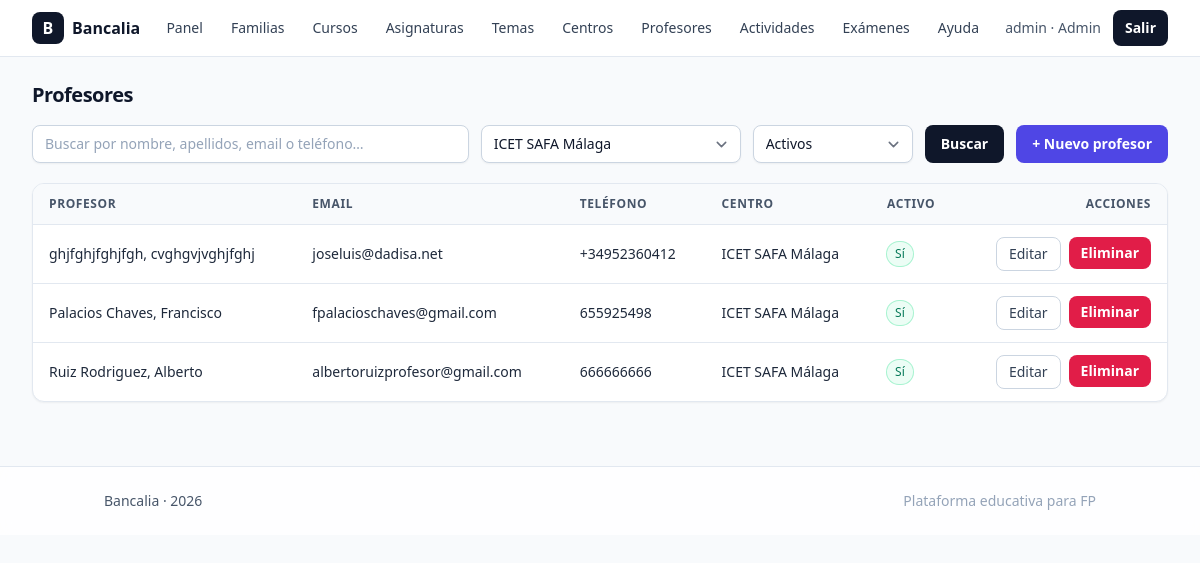
Page /admin/profesores/index.php?centro_id=1 (signed in) on the committed database.
### tables this page shows
CREATE TABLE `profesores` (
  `id` int(11) NOT NULL,
  `centro_id` int(11) DEFAULT NULL,
  `nombre` varchar(120) NOT NULL,
  `apellidos` varchar(160) NOT NULL,
  `email` varchar(160) NOT NULL,
  `telefono` varchar(30) DEFAULT NULL,
  `notas` text DEFAULT NULL,
  `is_active` tinyint(1) NOT NULL DEFAULT 1,
  `created_at` datetime NOT NULL DEFAULT current_timestamp(),
  `updated_at` datetime NOT NULL DEFAULT current_timestamp() ON UPDATE current_timestamp()
);

CREATE TABLE `centros` (
  `id` int(11) NOT NULL,
  `nombre` varchar(180) NOT NULL,
  `slug` varchar(190) NOT NULL,
  `codigo` varchar(50) DEFAULT NULL,
  `tipo` enum('publico','privado','concertado') NOT NULL DEFAULT 'publico',
  `comunidad` varchar(100) DEFAULT NULL,
  `provincia` varchar(100) DEFAULT NULL,
  `localidad` varchar(120) DEFAULT NULL,
  `direccion` varchar(200) DEFAULT NULL,
  `cp` varchar(10) DEFAULT NULL,
  `email` varchar(150) DEFAULT NULL,
  `telefono` varchar(30) DEFAULT NULL,
  `web` varchar(200) DEFAULT NULL,
  `lat` decimal(10,7) DEFAULT NULL,
  `lng` decimal(10,7) DEFAULT NULL,
  `descripcion` text DEFAULT NULL,
  `is_active` tinyint(1) NOT NULL DEFAULT 1,
  `created_at` datetime NOT NULL DEFAULT current_timestamp(),
  `updated_at` datetime NOT NULL DEFAULT current_timestamp() ON UPDATE current_timestamp()
);

### config.php (called while the page is built, shortened)
<?php
function pdo(): PDO
{
  static $pdo;
  if ($pdo instanceof PDO)
    return $pdo;
  $host = $_ENV['DB_HOST'] ?? '127.0.0.1';
  $port = $_ENV['DB_PORT'] ?? '3306';
  $db = $_ENV['DB_NAME'] ?? 'bancalia';
  $user = $_ENV['DB_USER'] ?? 'root';
  $pass = $_ENV['DB_PASS'] ?? '';
  $dsn = "mysql:host=$host;port=$port;dbname=$db;charset=utf8mb4";
  $pdo = new PDO($dsn, $user, $pass, [
    PDO::ATTR_ERRMODE => PDO::ERRMODE_EXCEPTION,
    PDO::ATTR_DEFAULT_FETCH_MODE => PDO::FETCH_ASSOC,
    PDO::ATTR_EMULATE_PREPARES => false,
  ]);
  return $pdo;
}

### public/admin/profesores/index.php (the view, shortened to what this page needs)
<?php
require_once __DIR__ . '/../../../config.php';
require_once __DIR__ . '/../../../partials/header.php';
$q       = trim($_GET['q'] ?? '');
$centro  = (int)($_GET['centro_id'] ?? 0);
$activos = ($_GET['activos'] ?? '1') === '0' ? 0 : 1;
$centros = pdo()->query('SELECT id, nombre FROM centros WHERE is_active=1 ORDER BY nombre ASC')->fetchAll();
$sql = "SELECT p.id, p.nombre, p.apellidos, p.email, p.telefono, p.is_active, c.nombre AS centro
        FROM profesores p
        LEFT JOIN centros c ON c.id = p.centro_id";
$params = [];
$w = [];
if ($centro > 0) {
  $w[] = "p.centro_id = :cid";
  $params[':cid'] = $centro;
}
$w[] = "p.is_active = :a";
$params[':a'] = $activos;
if ($w) $sql .= ' WHERE '.implode(' AND ', $w);
$sql .= ' ORDER BY p.apellidos ASC, p.nombre ASC';
$st = pdo()->prepare($sql);
$st->execute($params);
$rows = $st->fetchAll();
?>
<h1 class="text-xl font-semibold tracking-tight mb-4">Profesores</h1>
<form method="get" action="" class="mb-5 grid grid-cols-1 gap-3 sm:grid-cols-[1fr,260px,160px,auto,auto] items-stretch">
  <input
    type="search" name="q" value="<?= htmlspecialchars($q) ?>"
    placeholder="Buscar por nombre, apellidos, email o teléfono…"
    class="w-full rounded-lg border border-slate-300 bg-white px-3 py-2 text-sm shadow-sm placeholder-slate-400 focus:outline-none focus:ring-2 focus:ring-slate-400 focus:border-slate-400" />
  <select name="centro_id"
          class="rounded-lg border border-slate-300 bg-white px-3 py-2 text-sm shadow-sm focus:outline-none focus:ring-2 focus:ring-slate-400 focus:border-slate-400">
    <?php foreach ($centros as $c): ?>
      <option value="<?= (int)$c['id'] ?>" <?= $centro===(int)$c['id']?'selected':'' ?>>
        <?= htmlspecialchars($c['nombre']) ?>
      </option>
    <?php endforeach; ?>
  </select>
  <select name="activos"
          class="rounded-lg border border-slate-300 bg-white px-3 py-2 text-sm shadow-sm focus:outline-none focus:ring-2 focus:ring-slate-400 focus:border-slate-400">
    <option value="1" <?= $activos===1?'selected':'' ?>>Activos</option>
  </select>
  <button type="submit"
          class="inline-flex items-center justify-center rounded-lg bg-slate-900 px-4 py-2 text-sm font-semibold text-white hover:bg-slate-800 active:scale-[0.99] transition">
    Buscar
  </button>
  <a href="<?= PUBLIC_URL ?>/admin/profesores/create.php"
     class="inline-flex items-center justify-center rounded-lg bg-indigo-600 px-4 py-2 text-sm font-semibold text-white hover:bg-indigo-500 active:scale-[0.99] transition">
    + Nuevo profesor
  </a>
</form>
<?php if (!$rows): ?>
  <div class="rounded-lg border border-slate-200 bg-white p-6 text-slate-600">
    No hay profesores con estos filtros.
  </div>
<?php else: ?>
  <div class="overflow-hidden rounded-xl border border-slate-200 bg-white shadow-sm">
    <table class="min-w-full divide-y divide-slate-200">
      <thead class="bg-slate-50">
        <tr>
          <th class="px-4 py-3 text-left text-xs font-semibold uppercase tracking-wider text-slate-600">Profesor</th>
          <th class="px-4 py-3 text-left text-xs font-semibold uppercase tracking-wider text-slate-600">Email</th>
          <th class="px-4 py-3 text-left text-xs font-semibold uppercase tracking-wider text-slate-600">Teléfono</th>
          <th class="px-4 py-3 text-left text-xs font-semibold uppercase tracking-wider text-slate-600">Centro</th>
          <th class="px-4 py-3 text-left text-xs font-semibold uppercase tracking-wider text-slate-600">Activo</th>
          <th class="px-4 py-3 text-right text-xs font-semibold uppercase tracking-wider text-slate-600">Acciones</th>
        </tr>
      </thead>
      <tbody class="divide-y divide-slate-200">
        <?php foreach ($rows as $r): ?>
          <tr class="hover:bg-slate-50">
            <td class="px-4 py-3 text-sm text-slate-800 font-medium">
              <?= htmlspecialchars($r['apellidos'].', '.$r['nombre']) ?>
            </td>
            <td class="px-4 py-3 text-sm text-slate-800"><?= htmlspecialchars($r['email']) ?></td>
            <td class="px-4 py-3 text-sm text-slate-800"><?= htmlspecialchars((string)$r['telefono'] ?: '—') ?></td>
            <td class="px-4 py-3 text-sm text-slate-800"><?= htmlspecialchars((string)$r['centro'] ?: '—') ?></td>
            <td class="px-4 py-3 text-sm">
              <?php if ((int)$r['is_active'] === 1): ?>
                <span class="inline-flex items-center rounded-full bg-emerald-50 px-2 py-0.5 text-[12px] font-medium text-emerald-700 ring-1 ring-emerald-200">Sí</span>
              <?php else: ?>
                <span class="inline-flex items-center rounded-full bg-rose-50 px-2 py-0.5 text-[12px] font-medium text-rose-700 ring-1 ring-rose-200">No</span>
              <?php endif; ?>
            </td>
            <td class="px-4 py-3 text-sm">
              <div class="flex justify-end gap-2">
                <a href="<?= PUBLIC_URL ?>/admin/profesores/edit.php?id=<?= (int)$r['id'] ?>"
                   class="inline-flex items-center rounded-lg border border-slate-300 bg-white px-3 py-1.5 text-sm font-medium text-slate-700 hover:bg-slate-100">Editar</a>
                <form method="post" action="<?= PUBLIC_URL ?>/admin/profesores/delete.php"
                      onsubmit="return confirm('¿Eliminar este profesor?');">
                  <button type="submit"
                          class="inline-flex items-center rounded-lg bg-rose-600 px-3 py-1.5 text-sm font-semibold text-white hover:bg-rose-500">Eliminar</button>
                </form>
              </div>
            </td>
          </tr>
        <?php endforeach; ?>
      </tbody>
    </table>
  </div>
<?php endif; ?>
<?php require_once __DIR__ . '/../../../partials/footer.php'; ?>

### rows in the picture
profesores: apellidos+nombre "ghjfghjfghjfgh, cvghgvjvghjfghj", email "joseluis@dadisa.net", telefono "+34952360412", centro.nombre "ICET SAFA Málaga", is_active "Sí"
profesores: apellidos+nombre "Palacios Chaves, Francisco", email "fpalacioschaves@gmail.com", telefono "655925498", centro.nombre "ICET SAFA Málaga", is_active "Sí"
profesores: apellidos+nombre "Ruiz Rodriguez, Alberto", email "albertoruizprofesor@gmail.com", telefono "666666666", centro.nombre "ICET SAFA Málaga", is_active "Sí"

### other values in the picture
$u['role'] "admin"
$u['nombre'] "Admin"
form field centro_id "ICET SAFA Málaga"
